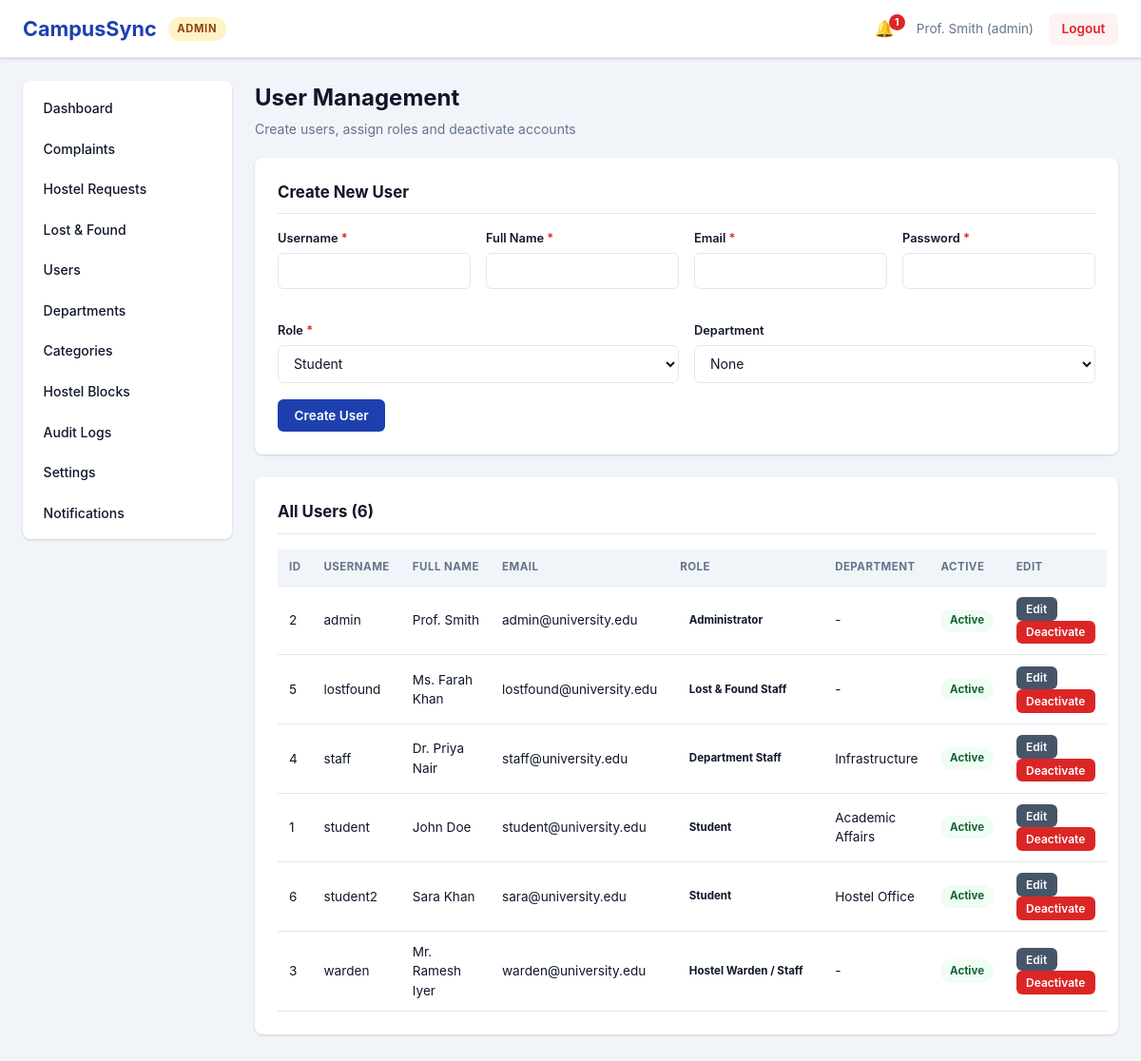
The app's page /admin/users (signed in), older data.
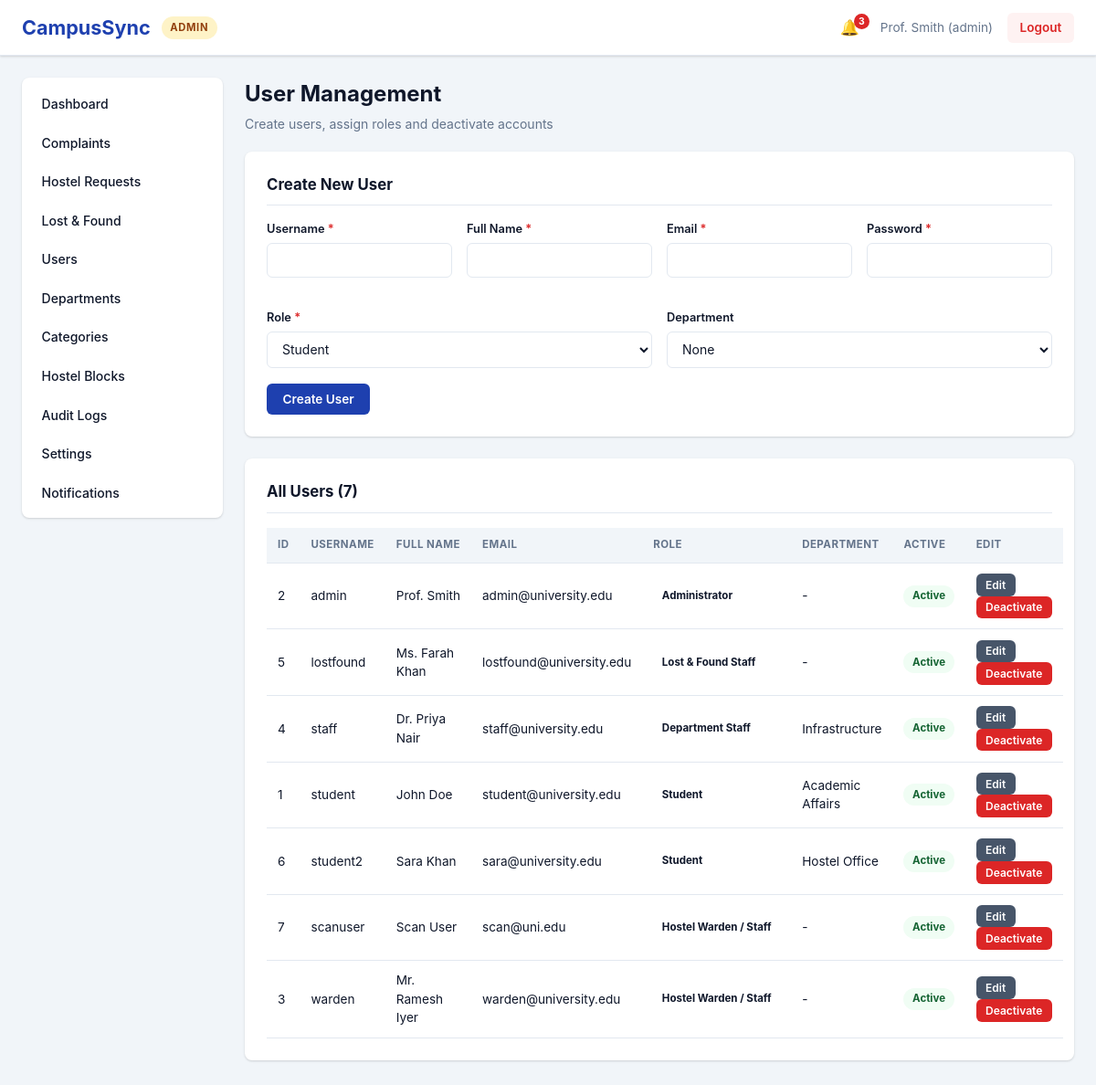
The same page, newer data.
### models.py (models this page shows, shortened)
class User(db.Model):
    __tablename__ = 'users'
    id = db.Column(db.Integer, primary_key=True)
    username = db.Column(db.String(80), unique=True, nullable=False)
    password_hash = db.Column(db.String(120), nullable=False)
    role = db.Column(db.String(20), nullable=False)  # student|warden|staff|lostfound|admin
    full_name = db.Column(db.String(100), nullable=False)
    email = db.Column(db.String(120), unique=True, nullable=False)
    created_at = db.Column(db.DateTime, default=datetime.utcnow)
    phone = db.Column(db.String(20))
    department_id = db.Column(db.Integer, db.ForeignKey('departments.id'), nullable=True)
    is_active = db.Column(db.Boolean, default=True)
    failed_login_attempts = db.Column(db.Integer, default=0)
    locked_until = db.Column(db.DateTime)
    last_login_at = db.Column(db.DateTime)
    complaints = db.relationship('Complaint', backref='student', lazy=True,
                                foreign_keys='Complaint.student_id')
    hostel_requests = db.relationship('HostelRequest', backref='student', lazy=True,
                                      foreign_keys='HostelRequest.student_id')
    notifications = db.relationship('Notification', backref='user', lazy=True)
    @property
    def role_label(self):
        return ROLE_LABELS.get(self.role, self.role)

class Department(db.Model):
    __tablename__ = 'departments'
    id = db.Column(db.Integer, primary_key=True)
    name = db.Column(db.String(100), unique=True, nullable=False)
    code = db.Column(db.String(20), unique=True)
    description = db.Column(db.Text)
    is_active = db.Column(db.Boolean, default=True)
    created_at = db.Column(db.DateTime, default=datetime.utcnow)
    categories = db.relationship('ComplaintCategory', backref='department', lazy=True)
    staff_members = db.relationship('User', backref='department', lazy=True)

### routes/admin.py (the view, shortened to what this page needs)
@admin_bp.route('/users', methods=['GET', 'POST'])
@admin_required
def users():
    user = current_user()
    return render_template('admin/users.html', users=User.query.order_by(User.role, User.username).all(),
                           roles=ALL_ROLES, role_labels=ROLE_LABELS,
                           departments=Department.query.order_by(Department.name).all(),
                           unread_notifications=unread_count(user.id))

### security.py (called while the page is built)
def current_user():
    user_id = session.get('user_id')
    if not user_id:
        return None
    return db.session.get(User, user_id)

def role_required(*roles):
    def decorator(view):
        @wraps(view)
        def wrapped(*args, **kwargs):
            user = current_user()
            if not user:
                flash('Please log in to access this page.', 'error')
                return redirect(url_for('auth.login'))
            if not user.is_active:
                session.clear()
                flash('Your account has been deactivated. Contact the administrator.', 'error')
                return redirect(url_for('auth.login'))
            if user.role not in roles:
                log_action(user, 'ACCESS_DENIED',
                           module=roles[0],
                           description='Role %s tried to open %s' % (user.role, request.path))
                return _deny()
            return view(*args, **kwargs)
        return wrapped
    return decorator

def unread_count(user_id):
    return Notification.query.filter_by(user_id=user_id, is_read=False).count()

### templates/admin/users.html (shortened to what this page needs)
{% extends 'base.html' %}
{% block content %}
<div class='page-container'>
    <div class='page-header'>
        <h2>User Management</h2>
        <p>Create users, assign roles and deactivate accounts</p>
    </div>
    <form method='POST' class='form-card' novalidate>
        <h3>Create New User</h3>
        <div class='form-row'>
            <div class='form-group'>
                <label for='username'>Username <span class='required'>*</span></label>
                <input type='text' id='username' name='username' maxlength='80'>
            </div>
            <div class='form-group'>
                <label for='full_name'>Full Name <span class='required'>*</span></label>
                <input type='text' id='full_name' name='full_name' maxlength='100'>
            </div>
            <div class='form-group'>
                <label for='email'>Email <span class='required'>*</span></label>
                <input type='text' id='email' name='email' maxlength='120'>
            </div>
            <div class='form-group'>
                <label for='password'>Password <span class='required'>*</span></label>
                <input type='text' id='password' name='password' minlength='6'>
            </div>
            <div class='form-group'>
                <label for='role'>Role <span class='required'>*</span></label>
                <select id='role' name='role'>
                    {% for r in roles %}
                    <option value='{{ r }}'>{{ role_labels[r] }}</option>
                    {% endfor %}
                </select>
            </div>
            <div class='form-group'>
                <label for='department_id'>Department</label>
                <select id='department_id' name='department_id'>
                    <option value=''>None</option>
                </select>
            </div>
        </div>
        <button type='submit' class='btn btn-primary'>Create User</button>
    </form>
    <div class='table-card'>
        <h3>All Users ({{ users|length }})</h3>
        <div class='table-responsive'>
            <table class='data-table'>
                <thead>
                    <tr><th>ID</th><th>Username</th><th>Full Name</th><th>Email</th><th>Role</th><th>Department</th><th>Active</th><th>Edit</th></tr>
                </thead>
                <tbody>
                    {% for u in users %}
                    <tr class='{% if not u.is_active %}row-muted{% endif %}'>
                        <td>{{ u.id }}</td>
                        <td>{{ u.username }}</td>
                        <td>{{ u.full_name }}</td>
                        <td>{{ u.email }}</td>
                        <td><span class='status-badge role-{{ u.role }}'>{{ u.role_label }}</span></td>
                        <td>{{ u.department.name if u.department else '-' }}</td>
                        <td>
                            <span class='status-badge {% if u.is_active %}status-resolved{% else %}status-closed{% endif %}'>
                                {% if u.is_active %}Active{% else %}Inactive{% endif %}
                            </span>
                        </td>
                        <td>
                            <button class='btn btn-secondary btn-sm' type='button'
                                    data-modal-open='edit-{{ u.id }}'>Edit</button>
                            <form method='POST' style='display:inline;'>
                                <button type='submit' class='btn btn-sm {% if u.is_active %}btn-danger{% else %}btn-primary{% endif %}'>
                                    {% if u.is_active %}Deactivate{% else %}Activate{% endif %}
                                </button>
                            </form>
                        </td>
                    </tr>
                    {% endfor %}
                </tbody>
            </table>
        </div>
    </div>
</div>
{% endblock %}

### templates/base.html (shortened to what the changed rows need)
<!DOCTYPE html>
<html lang='en'>
<head>
    <link rel='stylesheet' href='{{ url_for('static', filename='css/style.css') }}'>
</head>
<body data-guard-exit="{{ 'true' if request.endpoint in ('student.dashboard', 'warden.dashboard', 'staff.dashboard', 'lostfound.dashboard', 'admin.dashboard') else 'false' }}" data-logout-url="{{ url_for('auth.logout') }}">
    <div class='app-container'>
        {% if session.user_id %}
        <header class='header'>
            <div class='header-left'>
                <h1 class='logo'>CampusSync</h1>
                <span class='role-badge {{ session.role }}'>{{ session.role }}</span>
            </div>
            <div class='header-right'>
                <a href='{{ url_for('student.notifications') if session.role == 'student' else url_for('admin.notifications') if session.role == 'admin' else '#' }}'
                   class='notification-indicator {% if unread_notifications|default(0) > 0 %}has-unread{% endif %}'>
                    <span class='bell'>🔔</span>
                    {% if unread_notifications|default(0) > 0 %}
                        <span class='badge'>{{ unread_notifications }}</span>
                    {% endif %}
                </a>
                <span class='user-info'>{{ session.full_name }} ({{ session.username }})</span>
                <a href='{{ url_for('auth.logout') }}' class='btn btn-logout'>Logout</a>
            </div>
        </header>
        <div class='main-container'>
            <nav class='sidebar'>
                <ul class='nav-menu'>
                    {% if session.role == 'student' %}
                    <li><a href='{{ url_for('student.dashboard') }}' class='nav-link {% if request.endpoint == 'student.dashboard' %}active{% endif %}'>Dashboard</a></li>
                    <li><a href='{{ url_for('student.register_complaint') }}' class='nav-link {% if request.endpoint == 'student.register_complaint' %}active{% endif %}'>Register Complaint</a></li>
                    <li><a href='{{ url_for('student.track_complaint') }}' class='nav-link {% if request.endpoint in ('student.track_complaint', 'student.complaint_detail') %}active{% endif %}'>Track Complaint</a></li>
                    <li><a href='{{ url_for('student.hostel') }}' class='nav-link {% if request.endpoint in ('student.hostel', 'student.hostel_request_detail') %}active{% endif %}'>My Hostel</a></li>
                    <li><a href='{{ url_for('student.hostel_request') }}' class='nav-link {% if request.endpoint == 'student.hostel_request' %}active{% endif %}'>Hostel Requests</a></li>
                    <li><a href='{{ url_for('student.lost_found') }}' class='nav-link {% if request.endpoint == 'student.lost_found' %}active{% endif %}'>Lost &amp; Found</a></li>
                    <li><a href='{{ url_for('student.notifications') }}' class='nav-link {% if request.endpoint == 'student.notifications' %}active{% endif %}'>Notifications</a></li>
                    {% else %}
                    <li><a href='{{ url_for('admin.dashboard') }}' class='nav-link {% if request.endpoint == 'admin.dashboard' %}active{% endif %}'>Dashboard</a></li>
                    <li><a href='{{ url_for('admin.complaints') }}' class='nav-link {% if request.endpoint in ('admin.complaints', 'admin.complaint_detail') %}active{% endif %}'>Complaints</a></li>
                    <li><a href='{{ url_for('admin.hostel_requests') }}' class='nav-link {% if request.endpoint == 'admin.hostel_requests' %}active{% endif %}'>Hostel Requests</a></li>
                    <li><a href='{{ url_for('admin.lost_found') }}' class='nav-link {% if request.endpoint == 'admin.lost_found' %}active{% endif %}'>Lost &amp; Found</a></li>
                    <li><a href='{{ url_for('admin.students') }}' class='nav-link {% if request.endpoint == 'admin.students' %}active{% endif %}'>Users</a></li>
                    <li><a href='{{ url_for('admin.departments') }}' class='nav-link {% if request.endpoint == 'admin.departments' %}active{% endif %}'>Departments</a></li>
                    <li><a href='{{ url_for('admin.categories') }}' class='nav-link {% if request.endpoint == 'admin.categories' %}active{% endif %}'>Categories</a></li>
                    <li><a href='{{ url_for('admin.blocks') }}' class='nav-link {% if request.endpoint == 'admin.blocks' %}active{% endif %}'>Hostel Blocks</a></li>
                    <li><a href='{{ url_for('admin.audit_logs') }}' class='nav-link {% if request.endpoint == 'admin.audit_logs' %}active{% endif %}'>Audit Logs</a></li>
                    <li><a href='{{ url_for('admin.settings') }}' class='nav-link {% if request.endpoint == 'admin.settings' %}active{% endif %}'>Settings</a></li>
                    <li><a href='{{ url_for('admin.notifications') }}' class='nav-link {% if request.endpoint == 'admin.notifications' %}active{% endif %}'>Notifications</a></li>
                    {% endif %}
                </ul>
            </nav>
            <main class='content'>
                {% block content %}{% endblock %}
            </main>
        </div>
        {% else %}
            {% block login_content %}{% endblock %}
        {% endif %}
    </div>
</body>
</html>

Row changes from the older to the newer data that the page shows:
added User: id "7", username "scanuser", full_name "Scan User", email "scan@uni.edu", role_label "Hostel Warden / Staff", department "-", is_active "Active"
Text that changed along with them:
{{ unread_notifications }}: "1" → "3"
{{ users|length }}: "6" → "7"
